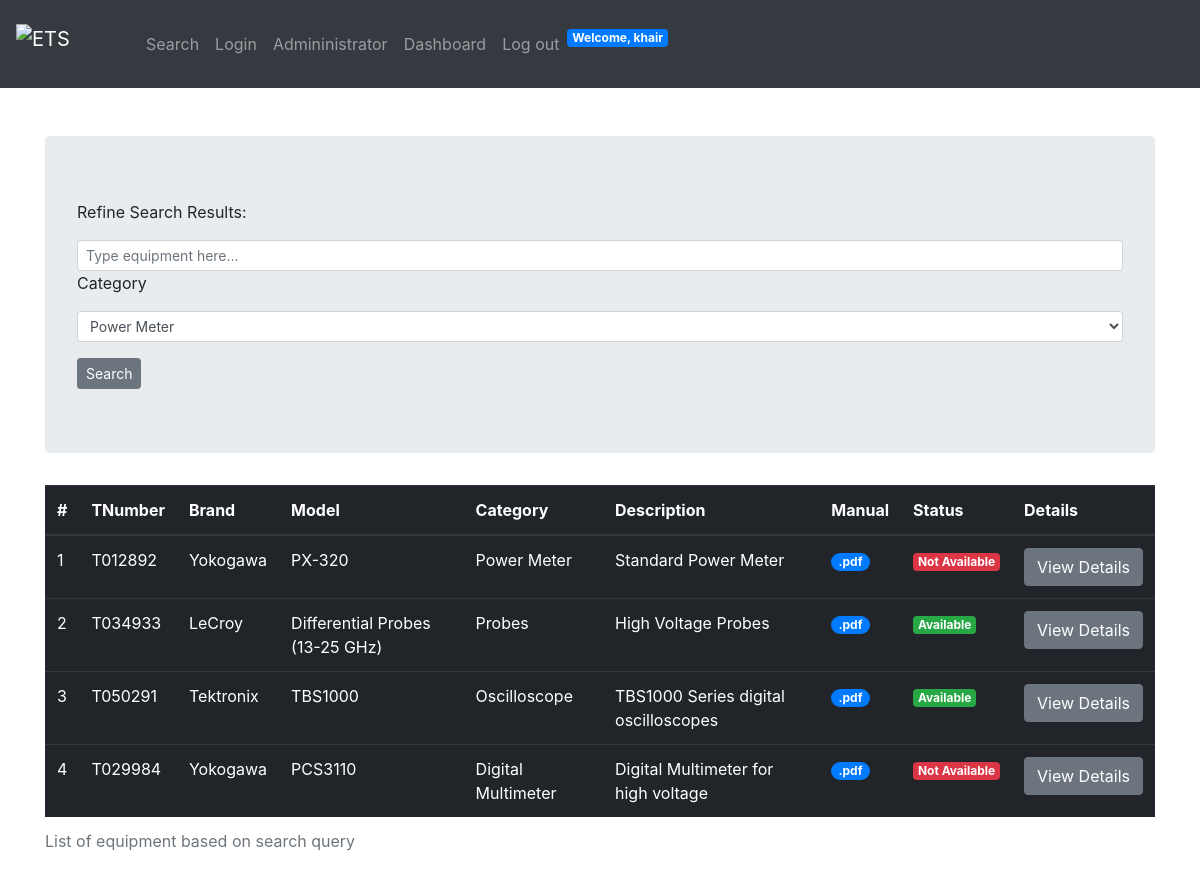
Screenshot of /inventory/ (signed in) with the database file from the repository.
### inventory/models.py (models this page shows, shortened)
class Equipment(models.Model):
    tnumber = models.CharField(max_length=20)
    brand = models.CharField(max_length=256)
    model = models.CharField(max_length=256)
    category = models.CharField(max_length=256)
    description = models.CharField(max_length=256)
    manual = models.CharField(max_length=256)
    status = models.CharField(max_length=256)
    purchased_date = models.DateField(max_length=256)

### inventory/views.py (the view)
class EquipmentListView(ListView):
    context_object_name = 'equipment'
    model = models.Equipment

### inventory/templates/inventory/equipment_list.html (shortened to what this page needs)
{% extends 'base.html' %} {% block body_block %}
<div class="jumbotron">
  <p>Refine Search Results:</p>
  <input class="form-control form-control-sm" type="text" placeholder="Type equipment here...">
  <p>Category</p>
  <select class="form-control form-control-sm">
  <option>Power Meter</option>
</select>
  <button type="button" class="btn btn-secondary btn-sm">Search</button>
</div>
  <table class='table table-hover table-dark'>
     <caption>List of equipment based on search query</caption>
    <thead>
      <tr>
        <th>#</th>
        <th>TNumber</th>
        <th>Brand</th>
        <th>Model</th>
        <th>Category</th>
        <th>Description</th>
        <th>Manual</th>
        <th>Status</th>
        <th>Details</th>
      </tr>
    </thead>
    <tbody>
      {% for eq in equipment %}
      <tr>
        <td>{{ eq.id }}</td>
        <td>{{ eq.tnumber }}</td>
        <td>{{ eq.brand }}</td>
        <td>{{ eq.model }}</td>
        <td>{{ eq.category }}</td>
        <td>{{ eq.description }}</td>
        <td> <a href="{{ eq.manual }}" target="_blank" class="badge badge-pill badge-primary">.pdf</a></td>
        {% if eq.status == "Available" %}
        <td><span class="badge badge-success">{{ eq.status }}</span></td>
        {% else %}
        <td><span class="badge badge-danger">{{ eq.status }}</span></td>
        {% endif %}
        <td> <a href="{{ eq.id }}" class="btn btn-secondary">View Details</a></td>
      </tr>
      {% endfor %}
    </tbody>
  </table>
{% endblock %}

### templates/base.html (shortened to what this page needs)
<!DOCTYPE html> {% load staticfiles %}
<html>
<head>
  <link rel="stylesheet" href="https://maxcdn.bootstrapcdn.com/bootstrap/4.0.0-beta.2/css/bootstrap.min.css">
</head>
<body>
  <nav class="navbar navbar-expand-lg navbar-dark bg-dark">
    <a class="navbar-brand" href="{% url 'index' %}"><img src="#" width='90' height='40' class='d-inline-block align-top' alt='ETS'</a>
    <ul class="navbar-nav">
      <li class="nav-item"><a class="nav-link" href="{% url 'inventory:list' %}">Search</a></li>
      <li class="nav-item"><a class="nav-link" href="{% url 'login' %}">Login</a></li>
      <li class="nav-item"><a class="nav-link" href="{% url 'admin:index' %}">Admininistrator</a></li>
    </ul><br><br><br>
    <ul class="nav navbar-nav">
      {% if user.is_authenticated %}
        {% if request.user.is_superuser %}
          <li><a class="nav-link" href="{% url 'inventory:dashboard' %}">Dashboard</a></li>
        {% endif %}
      <li><a class="nav-link" href="{% url 'logout' %}">Log out</a></li>
      <li><span class="badge badge-primary"><a>Welcome, {{ user.username }}</a></span></li> {% endif %}
    </ul>
  </nav>
  <div class="container">
    <br><br>
    {% block body_block %} {% endblock %}
  </div>
</body>
</html>

### rows the page displays
Equipment: id "1", tnumber "T012892", brand "Yokogawa", model "PX-320", category "Power Meter", description "Standard Power Meter", status "Not Available"
Equipment: id "2", tnumber "T034933", brand "LeCroy", model "Differential Probes (13-25 GHz)", category "Probes", description "High Voltage Probes", status "Available"
Equipment: id "3", tnumber "T050291", brand "Tektronix", model "TBS1000", category "Oscilloscope", description "TBS1000 Series digital oscilloscopes", status "Available"
Equipment: id "4", tnumber "T029984", brand "Yokogawa", model "PCS3110", category "Digital Multimeter", description "Digital Multimeter for high voltage", status "Not Available"

### other values shown
{{ user.username }} "khair"
